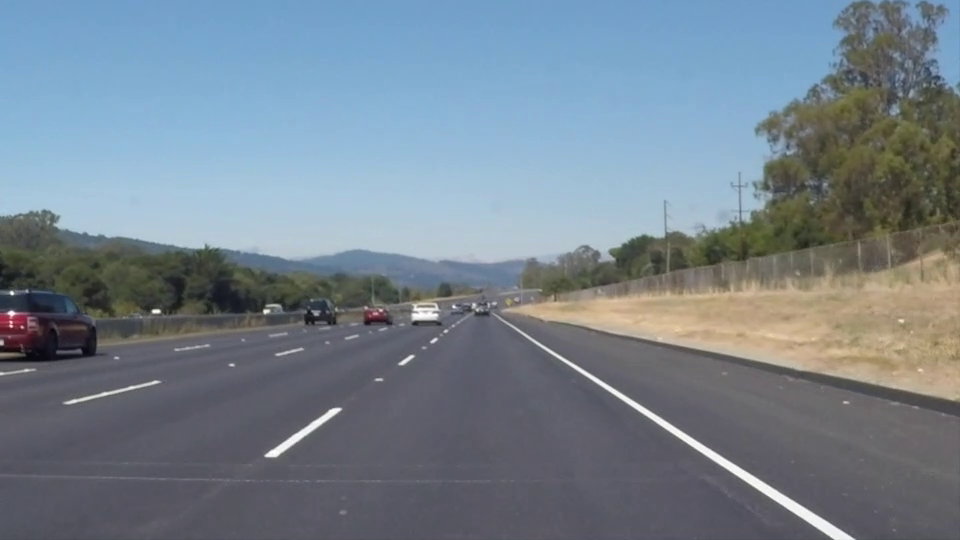
#> input picture frame 22 of project2/whiteline.mp4, 960 x 540 px
$ python Lanedetection.py
#> lines starting #> are read from the running program, lines starting #| are printed output that depends on the picture; after the words box and inside, x2 and y2 are one past the last pixel; in counts of white or black regions, pixels touching at a corner belong together
#> further down, img is the input picture: shape (540, 960, 3); mean B, G, R 141.9, 130.7, 117.7
import numpy as np
import cv2
import matplotlib.pyplot as plt


def Image_Process(img):

    gray = cv2.cvtColor(img, cv2.COLOR_BGR2GRAY)
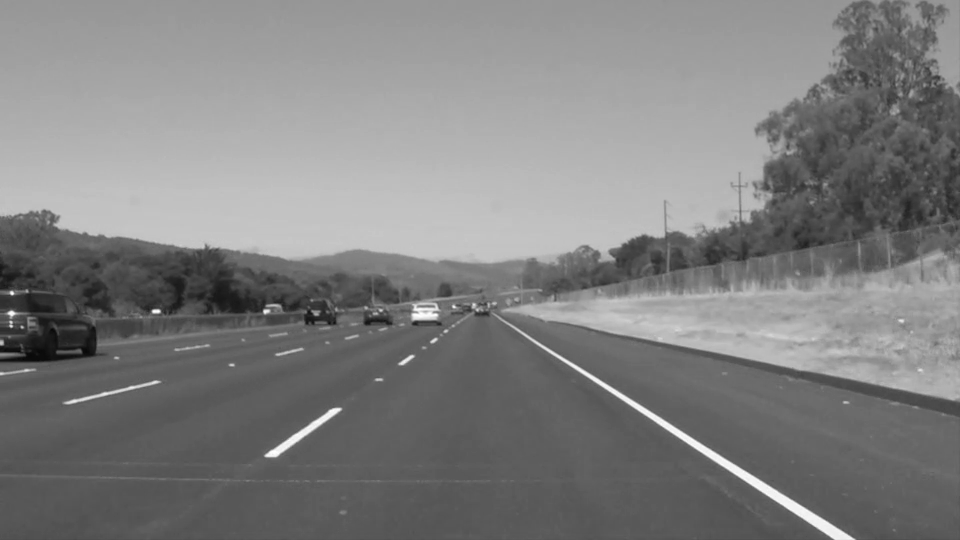
#> gray: shape (540, 960); min 6, max 255, mean 128
    ROI = region_of_interest(gray)
    ret, thresh = cv2.threshold(ROI, 180, 255, cv2.THRESH_BINARY)
    roi_img = region_of_interest(thresh)
    img_edge = cv2.Canny(roi_img, 10, 150)

    return img_edge

src = np.array([[(350,355),(590,355),(950,540),(40,540)]])
dst = np.array([[(0,0),(400,0),(0,400),(400,400)]])

def region_of_interest(img):

    mask = np.zeros_like(img)
    cv2.fillPoly(mask,src,255)
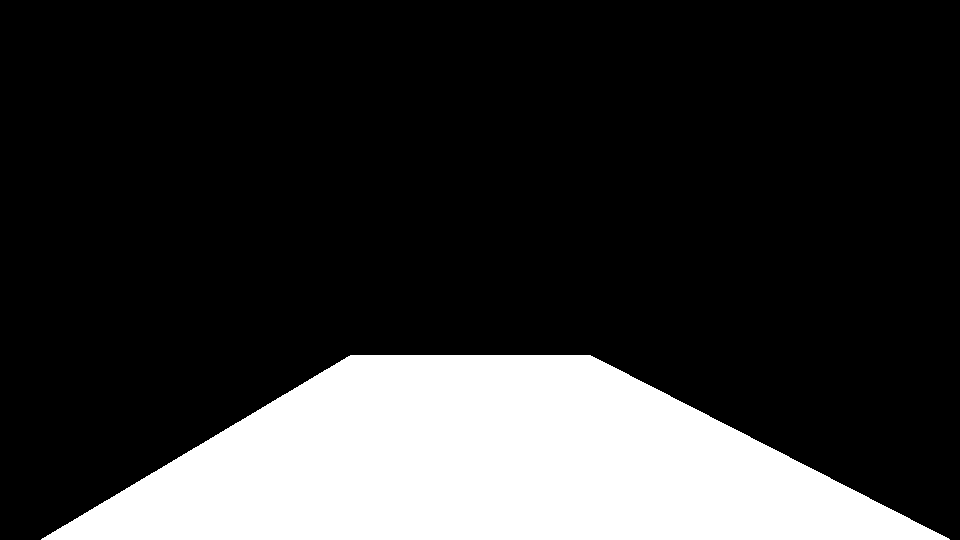
#> mask: shape (540, 960); 20.5% white; 1 white region, box (x1, y1, x2, y2) and area: (41, 355, 950, 540) 106525
    masked_img = cv2.bitwise_and(img,mask)

    return masked_img

cap = cv2.VideoCapture(r"whiteline.mp4")

while True:

    ret, img = cap.read()
    if not ret: break

    # img = cv2.flip(img, 1)

    img_edge = Image_Process(img)
#> in Image_Process, `ret, thresh = cv2.threshold(ROI, 180, 255, cv2.THRESH_BINARY)`: thresh: shape (540, 960); 0.59% white; 4 white regions (1 under 20 px), largest, box (x1, y1, x2, y2) and area: (554, 355, 855, 540) 2440, (265, 408, 341, 457) 576, (399, 355, 414, 365) 51
#> in Image_Process, `img_edge = cv2.Canny(roi_img, 10, 150)`: img_edge: shape (540, 960); 0.19% white in thin lines or dots, all inside (x1, y1, x2, y2) = (265, 354, 855, 540)

    points_1 = np.float32([[(350,355),(590,355),(40,540),(950,540)]])
    points_2 = np.float32([[(0,0),(400,0),(0,400),(400,400)]])
    matrix = cv2.getPerspectiveTransform(points_1,points_2)
    warped = cv2.warpPerspective(img_edge,matrix,(400,400),flags = cv2.INTER_NEAREST)
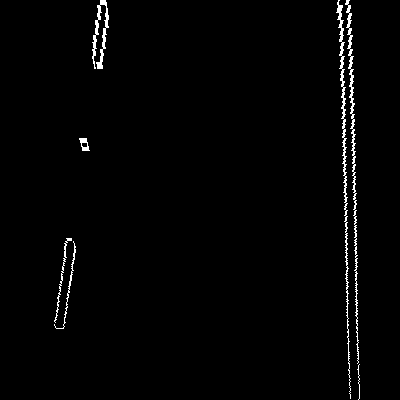
#> warped: shape (400, 400); 1.6% white in thin lines or dots, all inside (x1, y1, x2, y2) = (54, 0, 360, 400)

    histogram = np.sum(warped, axis=0)
#> histogram = 400 values, max 28560 at index 346, min 0 at index 0, mean 1598.2

    midpoint = int(histogram.shape[0] / 2)
#> midpoint = 200

    # [16 lines of commented-out code are left out]

    leftlanepixel_initial = np.sum(histogram[:midpoint])
#> leftlanepixel_initial = 204255
    rightlanepixel_initial = np.sum(histogram[midpoint:])
#> rightlanepixel_initial = 435030

    if leftlanepixel_initial > rightlanepixel_initial:
        left = (0, 255, 0)
        right = (0,0,255)
    else:
        left = (0, 0, 255)
        right = (0, 255, 0)

    left_lines = cv2.HoughLinesP(img_edge[:,0:480], 2, np.pi / 180, 100, np.array([]), minLineLength=70, maxLineGap=150)
#> left_lines = [[265, 454, 412, 355]]
    right_lines = cv2.HoughLinesP(img_edge[:,480:], 2, np.pi / 180, 100, np.array([]), minLineLength=7, maxLineGap=70)
#> right_lines = [[76, 356, 174, 420], [88, 360, 373, 538], [274, 486, 353, 539], [73, 355, 349, 535], [77, 354, 372, 538]]

    line_img = np.zeros_like(img)

    if left_lines is not None:
        for line in left_lines:
            x1,y1,x2,y2 = line[0]
            cv2.line(img,(x1,y1),(x2,y2),left,10)
#> this loop made 1 pass
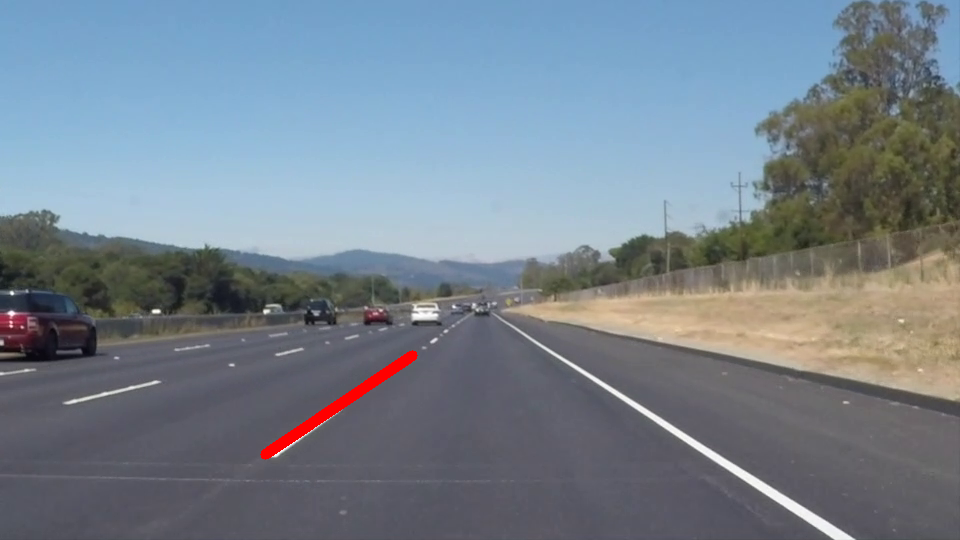
#> img: shape (540, 960, 3); 0.39% of pixels changed, all inside (x1, y1, x2, y2) = (260, 350, 418, 460)

    lane_img = cv2.addWeighted(img, 0.8, line_img, 1, 1)
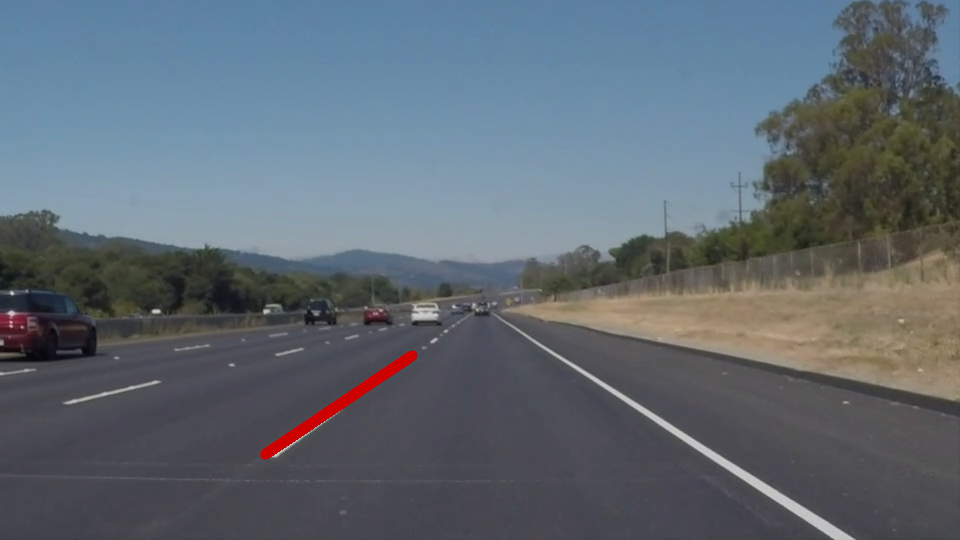
#> lane_img: shape (540, 960, 3); mean B, G, R 114.1, 105.1, 95.5

    if right_lines is not None:
        for line in right_lines:
            x1,y1,x2,y2 = line[0]
            cv2.line(img,(x1+480,y1),(x2+480,y2),right,10)
#> this loop made 5 passes
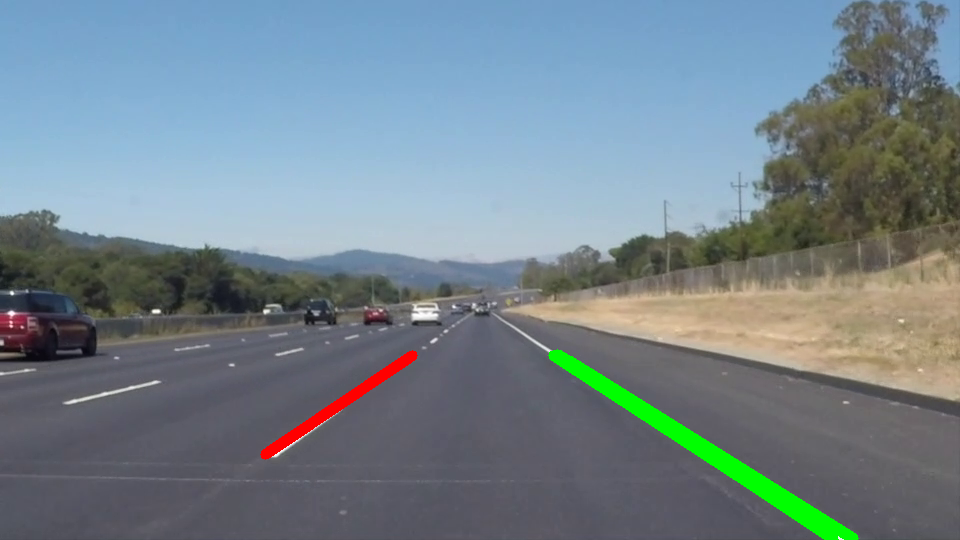
#> img: shape (540, 960, 3); 1.23% of pixels changed, all inside (x1, y1, x2, y2) = (548, 349, 859, 540)

    lane_img = cv2.addWeighted(img, 0.8, lane_img, 1, 1)
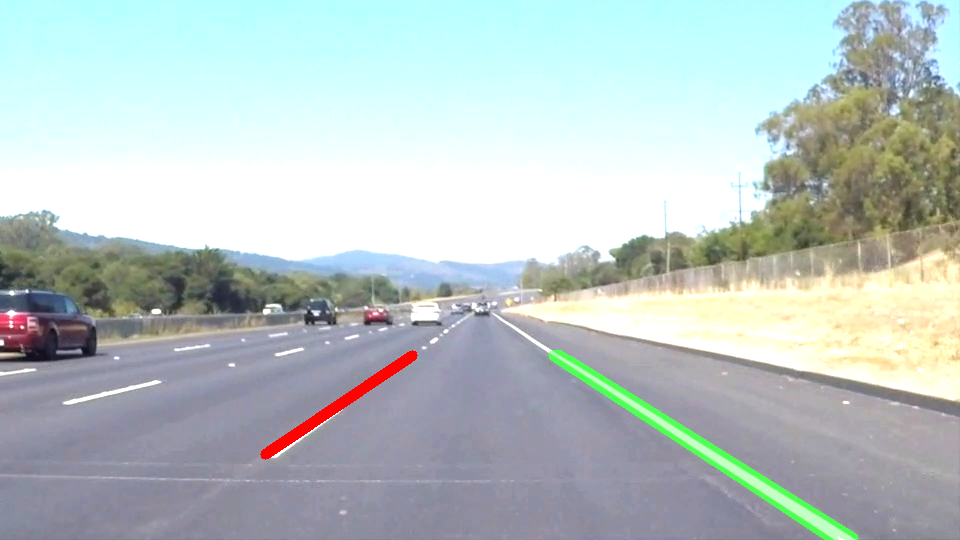
#> lane_img: shape (540, 960, 3); mean B, G, R 195.2, 196.1, 183.9

    cv2.imshow('output',lane_img)
    cv2.imshow('warped', warped)


    if cv2.waitKey(10) & 0xFF == ord('d'):
#> (key Esc is pressed here)
        break

cap.release()

cv2.destroyAllWindows()

$ run again, starting later in the video
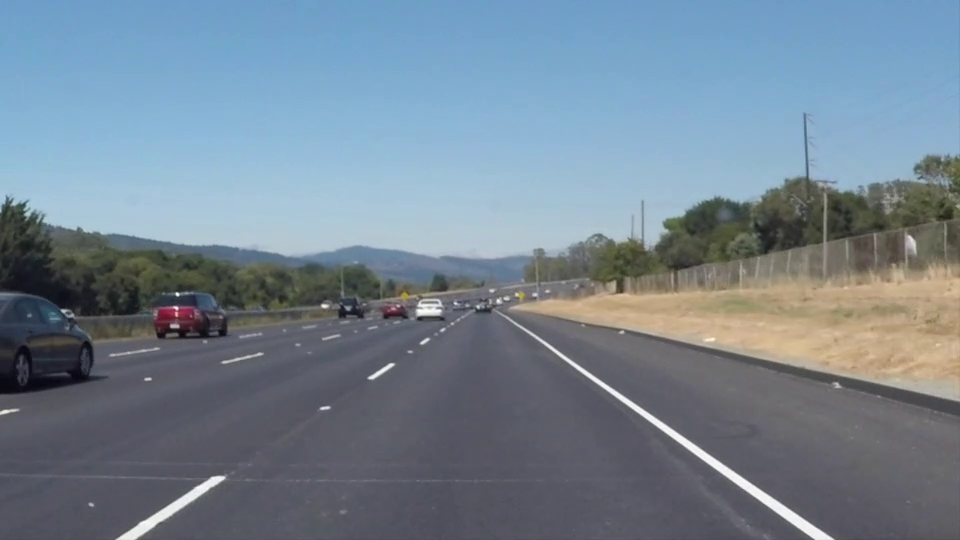
#> input picture frame 99 of project2/whiteline.mp4, 960 x 540 px
#> img is the input picture: shape (540, 960, 3); mean B, G, R 146, 132.3, 116.7
#> mask: shape (540, 960); 20.5% white; 1 white region, box (x1, y1, x2, y2) and area: (41, 355, 950, 540) 106525
#> in Image_Process, `ret, thresh = cv2.threshold(ROI, 180, 255, cv2.THRESH_BINARY)`:
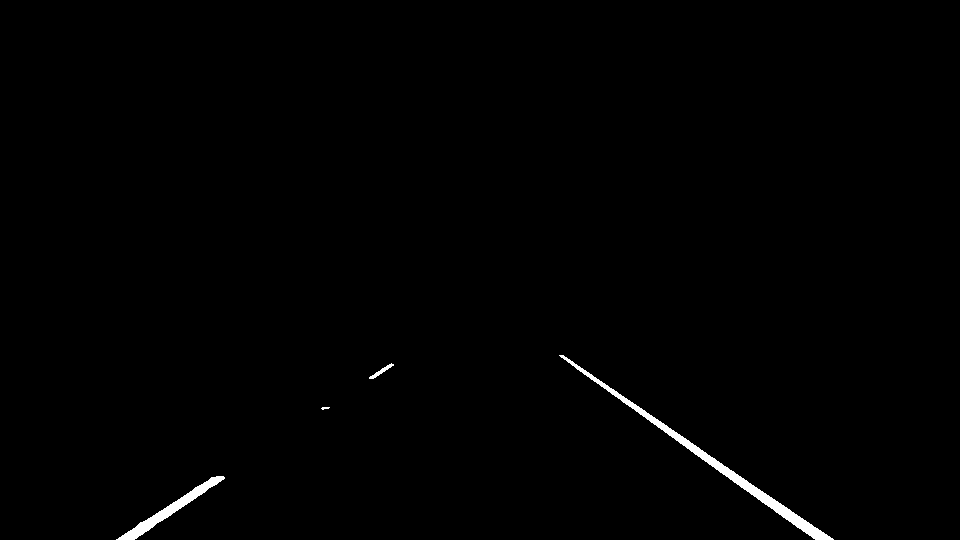
#> thresh: shape (540, 960); 0.67% white; 4 white regions (1 under 20 px), largest, box (x1, y1, x2, y2) and area: (559, 355, 834, 540) 2309, (116, 476, 225, 540) 1069, (369, 363, 394, 379) 99
#> img_edge: shape (540, 960); 0.21% white in thin lines or dots, all inside (x1, y1, x2, y2) = (116, 354, 834, 540)
#> warped: shape (400, 400); 1.4% white in thin lines or dots, all inside (x1, y1, x2, y2) = (32, 0, 359, 400)
#> histogram = 400 values, max 41565 at index 344, min 0 at index 0, mean 1458.6
#> leftlanepixel_initial = 153000
#> rightlanepixel_initial = 430440
#> left_lines = [[135, 539, 393, 365], [127, 531, 393, 364]]
#> right_lines = [[80, 354, 353, 538], [79, 355, 316, 527]]
#> the loop `for line in left_lines:` made 2 passes
#> the loop `for line in right_lines:` made 2 passes
#> `lane_img = cv2.addWeighted(img, 0.8, lane_img, 1, 1)`:
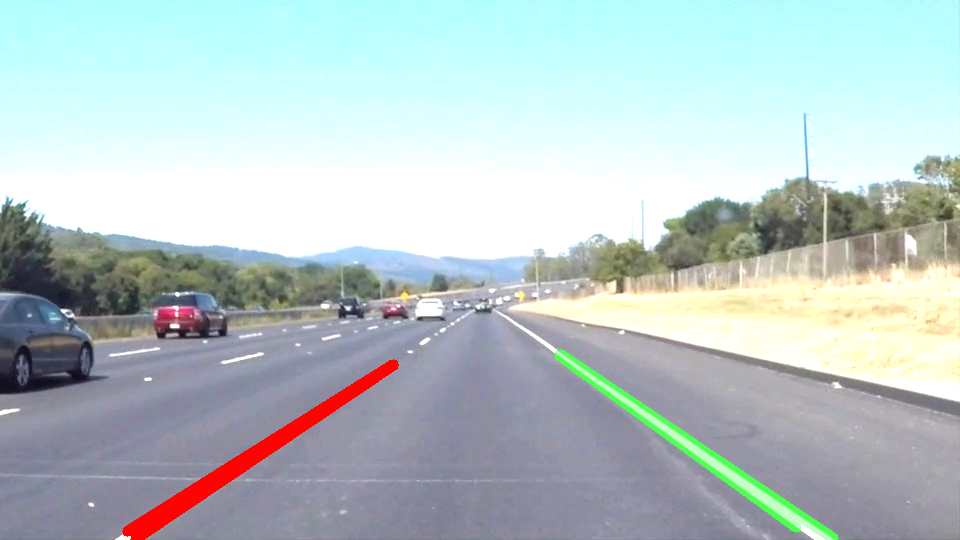
#> lane_img: shape (540, 960, 3); mean B, G, R 198.6, 197.5, 183.4

$ run again, starting later in the video
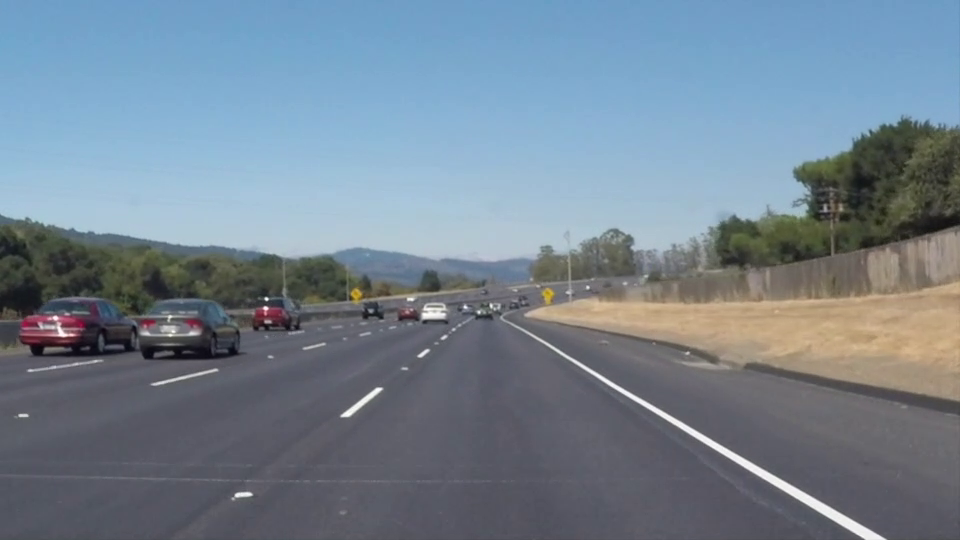
#> input picture frame 176 of project2/whiteline.mp4, 960 x 540 px
#> img is the input picture: shape (540, 960, 3); mean B, G, R 145.2, 131.6, 116.5
#> mask: shape (540, 960); 20.5% white; 1 white region, box (x1, y1, x2, y2) and area: (41, 355, 950, 540) 106525
#> in Image_Process, `ret, thresh = cv2.threshold(ROI, 180, 255, cv2.THRESH_BINARY)`:
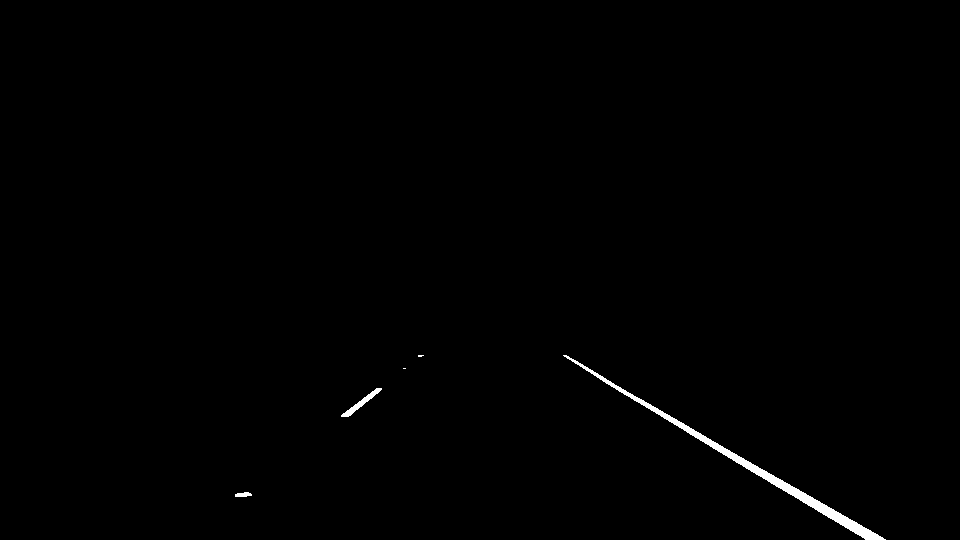
#> thresh: shape (540, 960); 0.52% white; 5 white regions (2 under 20 px), largest, box (x1, y1, x2, y2) and area: (563, 355, 886, 540) 2395, (341, 388, 382, 417) 246, (235, 492, 252, 497) 65
#> img_edge: shape (540, 960); 0.18% white in thin lines or dots, all inside (x1, y1, x2, y2) = (234, 354, 886, 540)
#> warped: shape (400, 400); 1.4% white in thin lines or dots, all inside (x1, y1, x2, y2) = (64, 0, 374, 400)
#> histogram = 400 values, max 45645 at index 355, min 0 at index 0, mean 1378.3
#> leftlanepixel_initial = 124440
#> rightlanepixel_initial = 426870
#> left_lines = None
#> right_lines = [[105, 370, 384, 538], [83, 354, 368, 518]]
#> the loop `for line in right_lines:` made 2 passes
#> `lane_img = cv2.addWeighted(img, 0.8, lane_img, 1, 1)`:
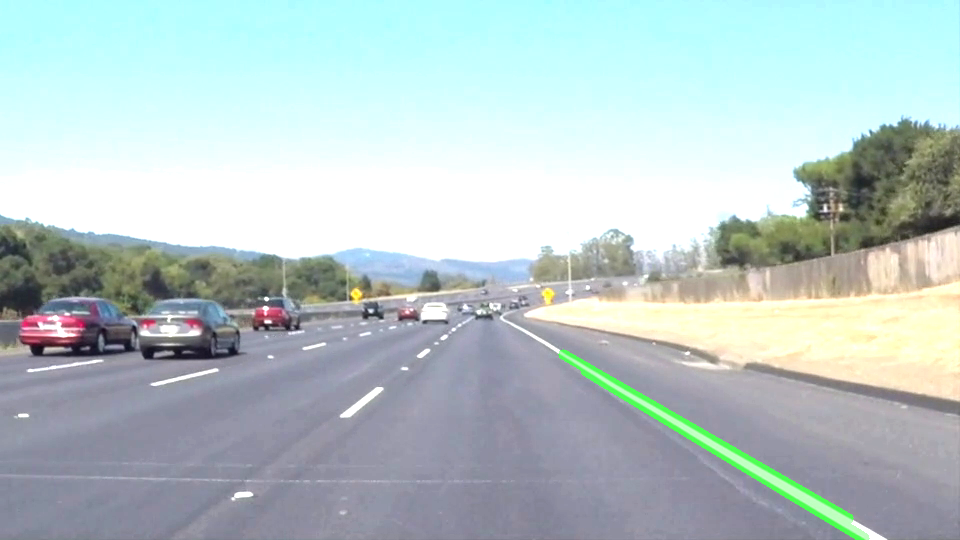
#> lane_img: shape (540, 960, 3); mean B, G, R 199.6, 199, 182.9
